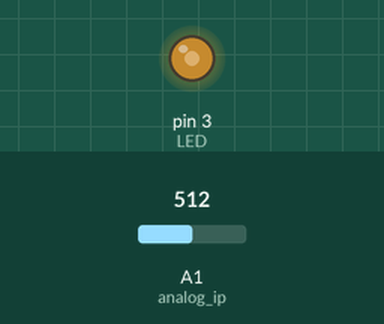
A sketch run on a simulated Arduino Uno, built with avr-gcc and run on an emulated ATmega328P. Parts: output pins drawn as LEDs (lit = HIGH). The test bench sets the inputs (shaded band); at power-on: A1 (analog_ip) = 512.

Above: at 1.8 s.
1.9 s: A1 (analog_ip) set to 716
At 2.9 s:
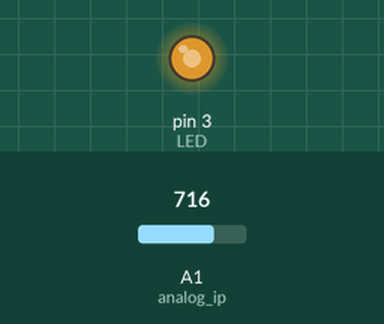
3.5 s: A1 (analog_ip) set to 900
At 4.5 s:
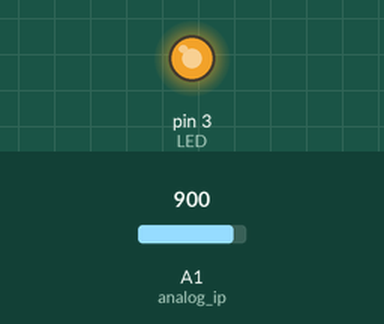
5.5 s: A1 (analog_ip) set to 122
At 7.2 s:
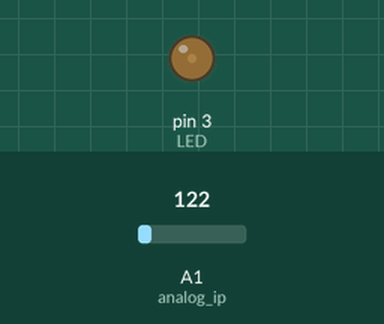
7.5 s: A1 (analog_ip) set to 0
At 8.8 s:
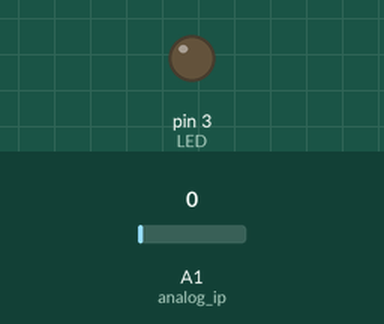
Timing chart, 0 to 10.5 s (numbered marks = the images above; inputs shaded):
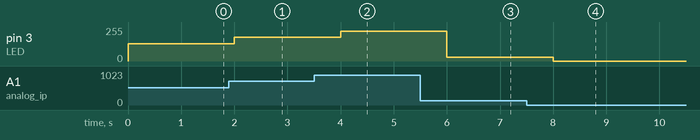

Measured:
- after the input at 1.9 s, pin 3 (LED): 128/255 → 179/255 after 0.10 s
- after the input at 3.5 s, pin 3 (LED): 179/255 → 225/255 after 0.50 s
- after the input at 5.5 s, pin 3 (LED): 225/255 → 30/255 after 0.50 s
- after the input at 7.5 s, pin 3 (LED): 30/255 → 0/255 after 0.50 s

The sketch:

analogwrite.ino
```cpp
/*To control the brightness of the led using PWM(analogwrite)*/

const int analog_ip = A1;
const int LED = 3;
int inputVal = 0;

void setup() {
  pinMode (LED, OUTPUT);
}

void loop() {
  inputVal = analogRead(analog_ip);
  analogWrite (LED, inputVal/4);
  delay(1000);
}
```
